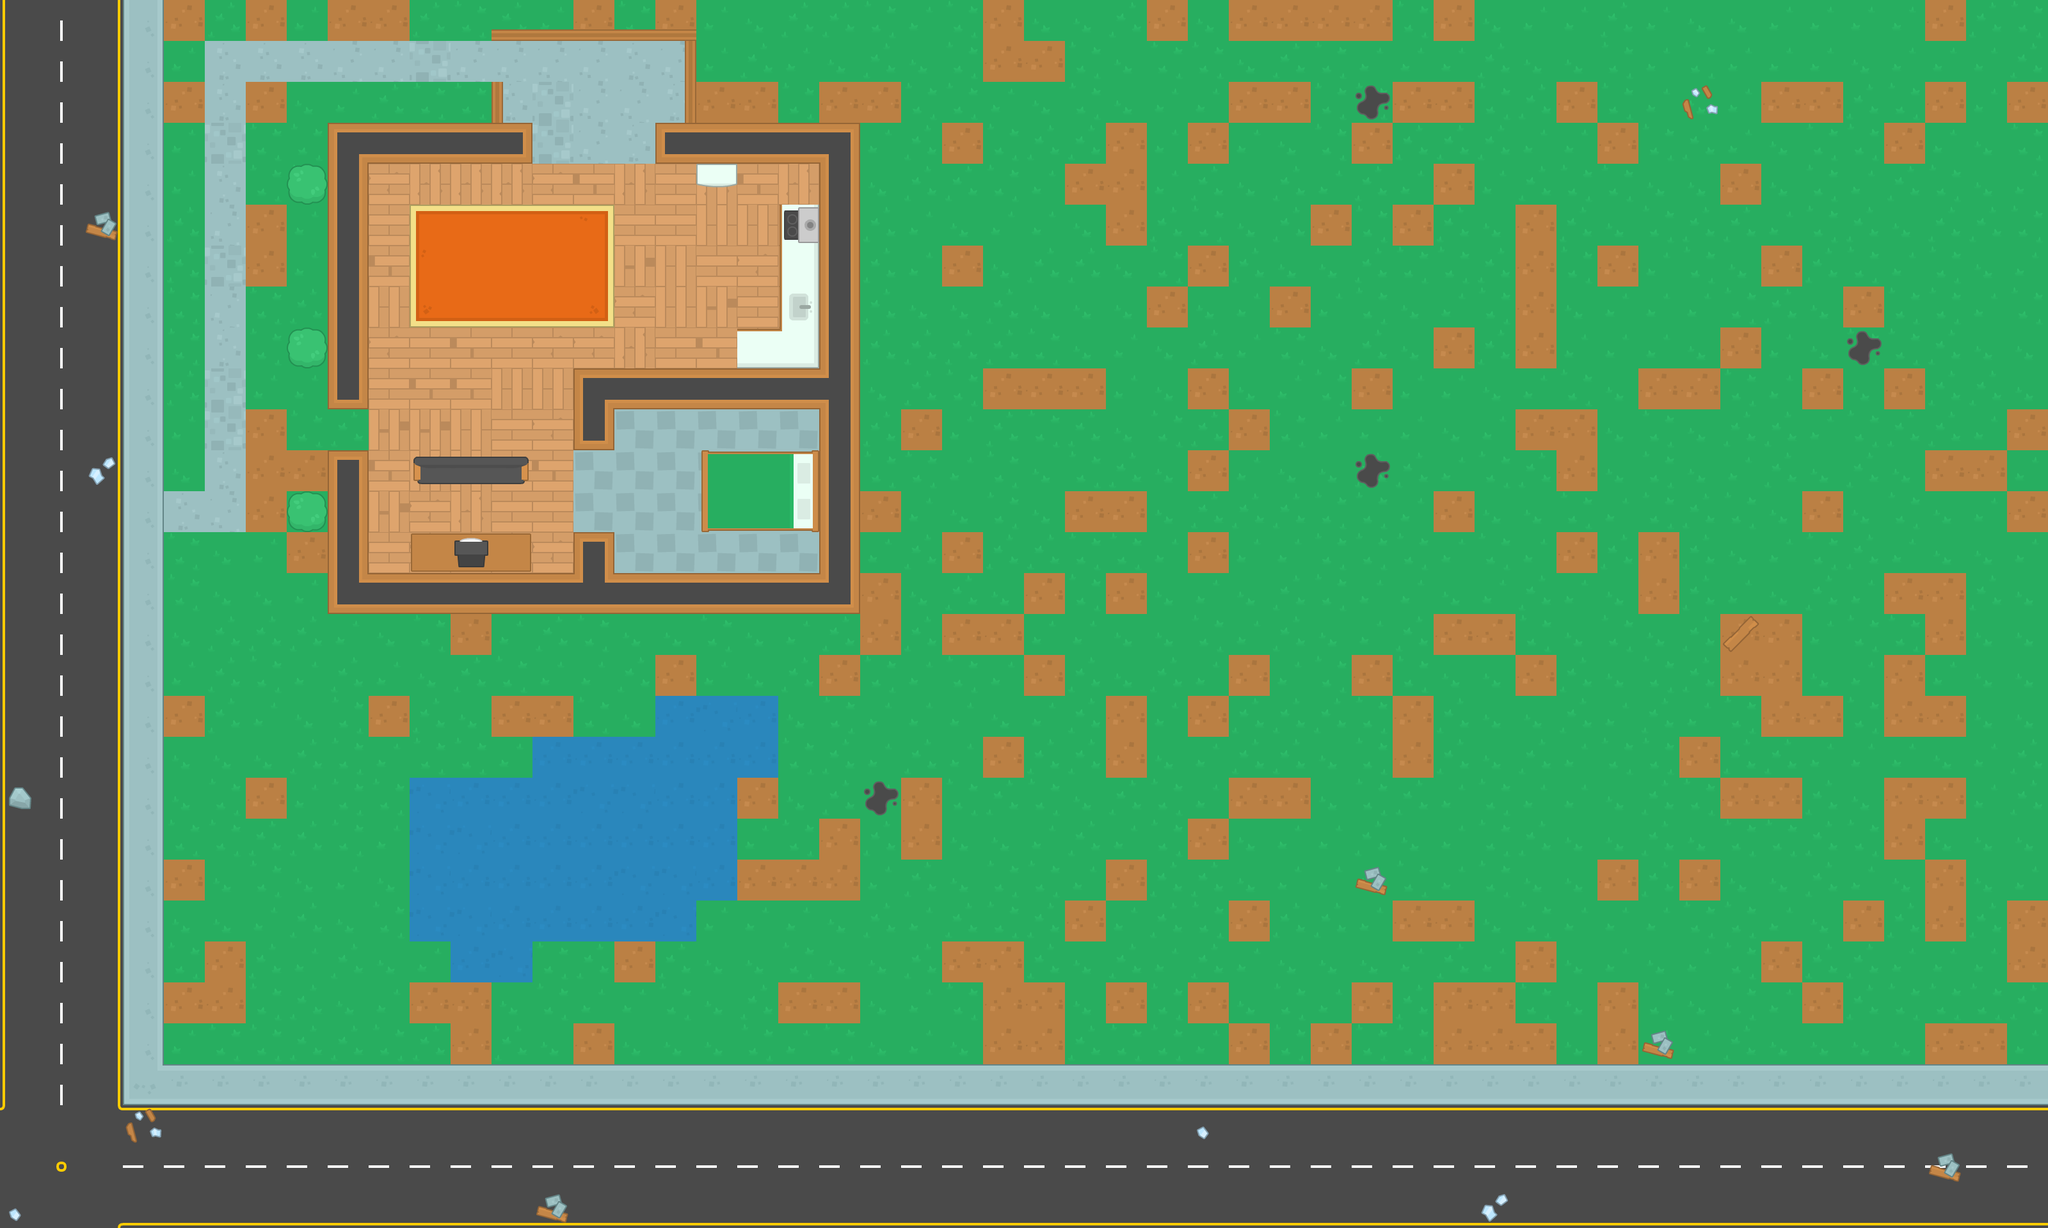

Below is a game level as drawn by its tile map, then a one-line description and the .tmx that defines it (tile-layer data replaced by summaries):
An orthogonal 50x30 tile map with 64x64 px tiles, 3 tile layers (Ground, Walls, Decorations) and 56 objects (30x zombie, 22x wall, player, health, shotgun, ...).

<map version="1.0" tiledversion="1.1.4" orientation="orthogonal" renderorder="right-down" width="50" height="30" tilewidth="64" tileheight="64" infinite="0" nextobjectid="121">
 <tileset firstgid="1" source="level1.tsx" />
 <layer name="Ground" width="50" height="30">
  <data>[1500 cells, 1500 non-empty, 30 distinct tile ids]</data>
 </layer>
 <layer name="Walls" width="50" height="30">
  <data>[1500 cells, 61 non-empty, 18 distinct tile ids]</data>
 </layer>
 <layer name="Decorations" width="50" height="30">
  <data>[1500 cells, 93 non-empty, 34 distinct tile ids]</data>
 </layer>
 <objectgroup name="Object Layer 1">
  <object id="1" name="wall" x="512" y="192" width="320" height="64" />
  <object id="2" name="wall" x="512" y="256" width="64" height="384" />
  <object id="10" name="wall" x="512" y="896" width="832" height="64" />
  <object id="11" name="wall" x="1280" y="256" width="64" height="640" />
  <object id="12" name="wall" x="1024" y="192" width="320" height="64" />
  <object id="13" name="wall" x="896" y="576" width="384" height="64" />
  <object id="14" name="wall" x="896" y="832" width="64" height="64" />
  <object id="15" name="wall" x="896" y="640" width="64" height="64" />
  <object id="16" name="wall" x="512" y="704" width="64" height="192" />
  <object id="30" name="player" x="1056" y="672" />
  <object id="69" name="wall" x="0" y="0" width="16" height="1920" />
  <object id="71" name="wall" x="3184" y="0" width="16" height="1920" />
  <object id="72" name="wall" x="16" y="0" width="3168" height="16" />
  <object id="73" name="wall" x="16" y="1904" width="3168" height="16" />
  <object id="74" name="health" x="1120" y="864" />
  <object id="76" name="zombie" x="2176" y="400" />
  <object id="77" name="zombie" x="1856" y="528" />
  <object id="78" name="zombie" x="2304" y="912" />
  <object id="79" name="zombie" x="2176" y="528" />
  <object id="80" name="zombie" x="2048" y="720" />
  <object id="81" name="zombie" x="1856" y="784" />
  <object id="82" name="zombie" x="1728" y="336" />
  <object id="83" name="zombie" x="1856" y="1168" />
  <object id="84" name="zombie" x="1664" y="912" />
  <object id="85" name="zombie" x="2176" y="1040" />
  <object id="86" name="wall" x="656" y="720" width="160" height="32" />
  <object id="87" name="wall" x="640" y="832" width="192" height="64" />
  <object id="88" name="wall" x="1104" y="704" width="176" height="128" />
  <object id="89" name="wall" x="1088" y="256" width="64" height="32" />
  <object id="90" name="wall" x="1216" y="320" width="64" height="256" />
  <object id="91" name="wall" x="1152" y="512" width="64" height="64" />
  <object id="94" name="wall" x="464" y="784" width="32" height="32" />
  <object id="96" name="wall" x="464" y="528" width="32" height="32" />
  <object id="97" name="wall" x="464" y="272" width="32" height="32" />
  <object id="98" name="zombie" x="1280" y="80" />
  <object id="99" name="zombie" x="960" y="336" />
  <object id="100" name="zombie" x="304" y="1360" />
  <object id="101" name="zombie" x="608" y="1536" />
  <object id="102" name="zombie" x="480" y="1136" />
  <object id="103" name="zombie" x="1600" y="1504" />
  <object id="104" name="zombie" x="2512" y="1472" />
  <object id="105" name="zombie" x="2592" y="464" />
  <object id="106" name="zombie" x="2896" y="144" />
  <object id="107" name="zombie" x="2912" y="880" />
  <object id="108" name="zombie" x="2624" y="1072" />
  <object id="109" name="zombie" x="2976" y="1552" />
  <object id="110" name="zombie" x="1904" y="1728" />
  <object id="111" name="zombie" x="1136" y="1616" />
  <object id="112" name="zombie" x="112" y="592" />
  <object id="113" name="zombie" x="352" y="96" />
  <object id="114" name="shotgun" x="608" y="336" />
  <object id="115" name="zombie" x="1440" y="1120" />
  <object id="116" name="zombie" x="1584" y="544" />
  <object id="117" name="zombie" x="2112" y="1344" />
  <object id="118" name="zombie" x="208" y="1696" />
  <object id="120" name="sniper" x="608" y="480" />
 </objectgroup>
</map>
